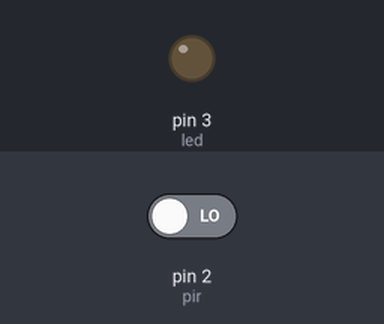
Simulated run of this sketch. Board: Arduino Uno, built with avr-gcc and run on an emulated ATmega328P. Parts: output pins drawn as LEDs (lit = HIGH). Dashed ring = blinking. The test bench sets the inputs (shaded band); at power-on: pin 2 (pir) LOW.

Above: at 1.2 s.
1.3 s: pin 2 (pir) driven HIGH
At 1.55 s:
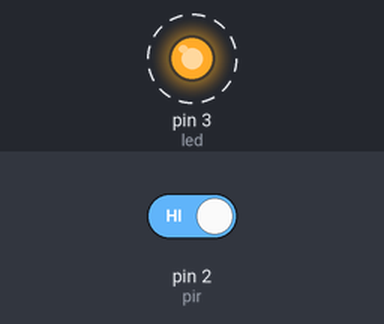
4.3 s: pin 2 (pir) driven LOW
At 4.3 s:
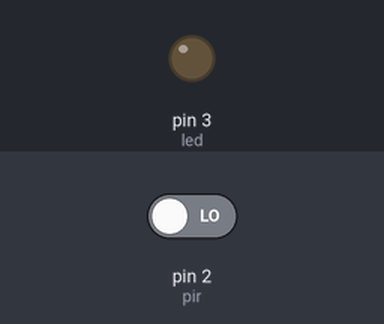
Timing chart, 0 to 7.3 s (numbered marks = the images above; inputs shaded):
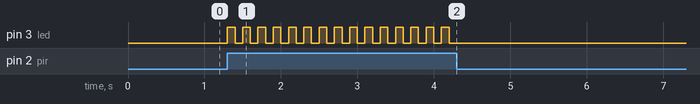

The sketch:

PIR.ino
```cpp
#define pir 2
#define led 3
int var = LOW;
void setup() {
  pinMode(pir, INPUT);
  pinMode(led, OUTPUT);
}

void loop() {
  var = digitalRead(pir);
  if (var == HIGH)
  {
  digitalWrite(led, HIGH);
  delay(100);
  digitalWrite(led, LOW);
  delay(100);
  }
}
```

Measured:
- after the input at 1.3 s, pin 3 (led): alternates HIGH for 0.10 s and LOW for 0.10 s, starting at once
- after the input at 4.3 s, pin 3 (led): stops changing and stays LOW
